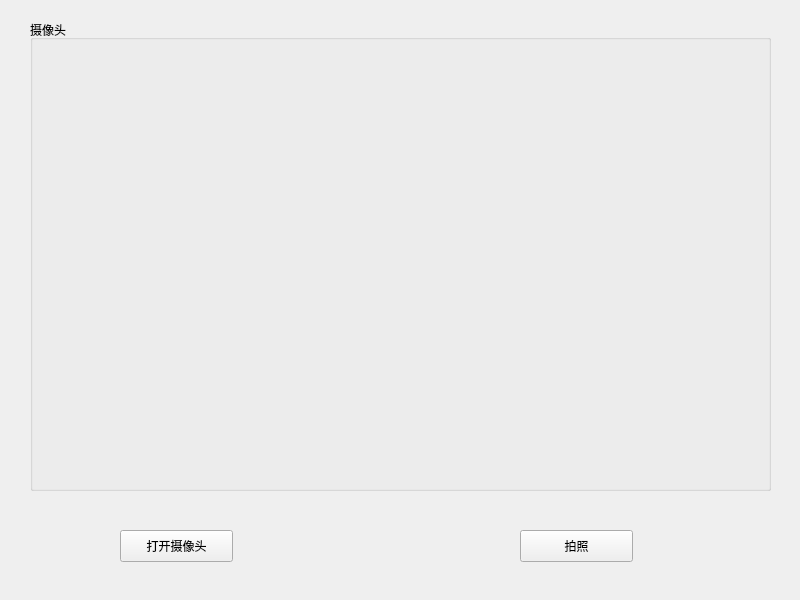
<?xml version="1.0" encoding="UTF-8"?>
<ui version="4.0">
 <class>test</class>
 <widget class="QWidget" name="test">
  <property name="geometry">
   <rect>
    <x>0</x>
    <y>0</y>
    <width>800</width>
    <height>600</height>
   </rect>
  </property>
  <property name="windowTitle">
   <string>test</string>
  </property>
  <widget class="QGroupBox" name="groupBox">
   <property name="geometry">
    <rect>
     <x>30</x>
     <y>20</y>
     <width>741</width>
     <height>471</height>
    </rect>
   </property>
   <property name="title">
    <string>摄像头</string>
   </property>
   <widget class="QWidget" name="horizontalLayoutWidget">
    <property name="geometry">
     <rect>
      <x>10</x>
      <y>30</y>
      <width>721</width>
      <height>431</height>
     </rect>
    </property>
    <layout class="QHBoxLayout" name="camerLayout"/>
   </widget>
  </widget>
  <widget class="QPushButton" name="switchCamera">
   <property name="geometry">
    <rect>
     <x>120</x>
     <y>530</y>
     <width>113</width>
     <height>32</height>
    </rect>
   </property>
   <property name="text">
    <string>打开摄像头</string>
   </property>
  </widget>
  <widget class="QPushButton" name="takePic">
   <property name="geometry">
    <rect>
     <x>520</x>
     <y>530</y>
     <width>113</width>
     <height>32</height>
    </rect>
   </property>
   <property name="text">
    <string>拍照</string>
   </property>
  </widget>
 </widget>
 <resources/>
 <connections/>
</ui>
